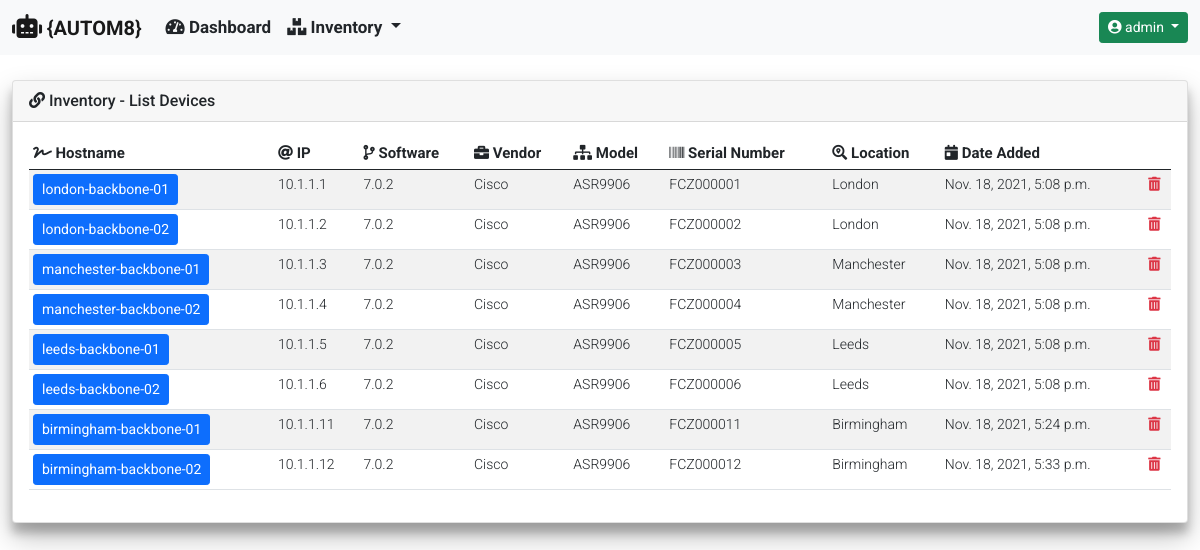
The app's page /inventory/device_inventory/ (signed in), older data.
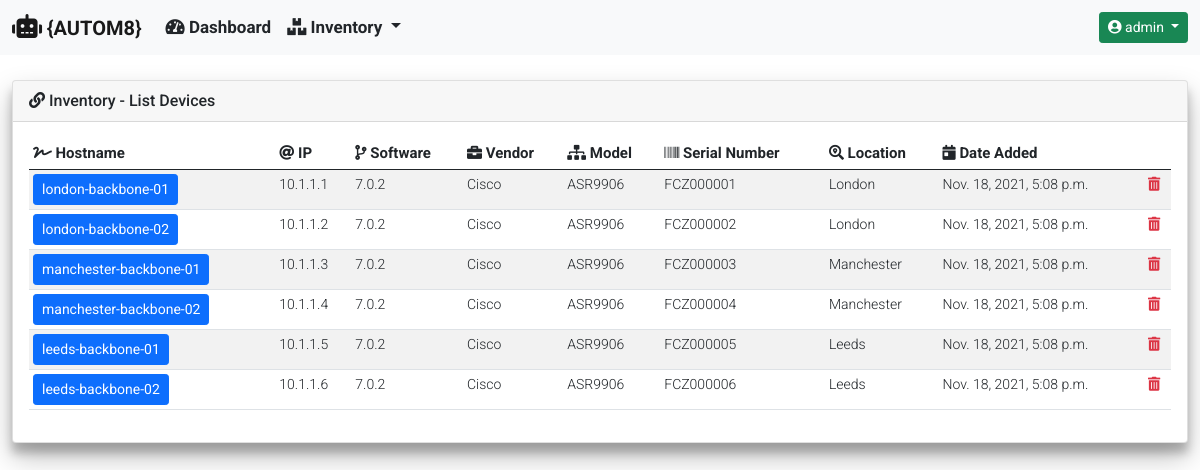
The same page, newer data.
### inventory/models.py (models this page shows)
class Device(models.Model):
    hostname = models.CharField(unique=True, max_length=255)
    mgmt_ip = models.CharField(unique=True, max_length=12)
    software_version = models.CharField(max_length=255)
    serial_number = models.CharField(max_length=255)
    vendor = models.CharField(max_length=255, default='Cisco')
    hardware_model = models.CharField(max_length=255)
    location = models.CharField(max_length=255)
    date_added = models.DateTimeField(default=timezone.now())

### inventory/views.py (the view)
def device_inventory(request):
    list_of_devices = Device.objects.all()
    context = {
        'title': 'Inventory - List Devices',
        'card_header': 'Inventory - List Devices',
        'data': list_of_devices,
    }
    return render(request, 'inventory/device_inventory.html', context)

### templates/inventory/device_inventory.html (shortened to what this page needs)
{% extends "base_template/base.html"%}
{% block content %}
{% if data %}
<div class="table-responsive rounded">
    <table id="device_inventory" class="table table-striped table-hover table-sm" style="width:100%">
        <thead>
            <tr>
                <th><i class="fas fa-signature"></i> Hostname</th>
                <th><i class="fas fa-at"></i> IP</th>
                <th><i class="fas fa-code-branch"></i> Software</th>
                <th><i class="fas fa-briefcase"></i> Vendor</th>
                <th><i class="fas fa-sitemap"></i> Model</th>
                <th><i class="fas fa-barcode"></i> Serial Number</th>
                <th><i class="fas fa-search-location"></i> Location</th>
                <th><i class="fas fa-calendar-day"></i> Date Added</th>
                <th></th>
            </tr>
        </thead>
        <tbody>
            {% for device in data %}
            <tr>
                <td>
                    <a class="btn btn-sm btn-primary" href="{% url 'inventory:device_detailed_info' device.id %}">
                    {{ device.hostname }}
                </a>
                </td>
                <td>{{ device.mgmt_ip }}</td>
                <td>{{ device.software_version }}</td>
                <td>{{ device.vendor }}</td>
                <td>{{ device.hardware_model }}</td>
                <td>{{ device.serial_number }}</td>
                <td>{{ device.location }}</td>
                <td>{{ device.date_added }}</td>
                <td>
                    <a href="{% url 'inventory:device_delete' device.id %}">
                        <i class="fas fa-trash-alt text-danger"></i>
                    </a>
                </td>
            </tr>
            {% endfor %}
        </tbody>
    </table>
</div>
{% endif %}
{% endblock %}

Row changes from the older to the newer data that the page shows:
removed Device: hostname "birmingham-backbone-01", mgmt_ip "10.1.1.11", software_version "7.0.2", vendor "Cisco", hardware_model "ASR9906", serial_number "FCZ000011", location "Birmingham", date_added "Nov. 18, 2021, 5:24 p.m."
removed Device: hostname "birmingham-backbone-02", mgmt_ip "10.1.1.12", software_version "7.0.2", vendor "Cisco", hardware_model "ASR9906", serial_number "FCZ000012", location "Birmingham", date_added "Nov. 18, 2021, 5:33 p.m."
